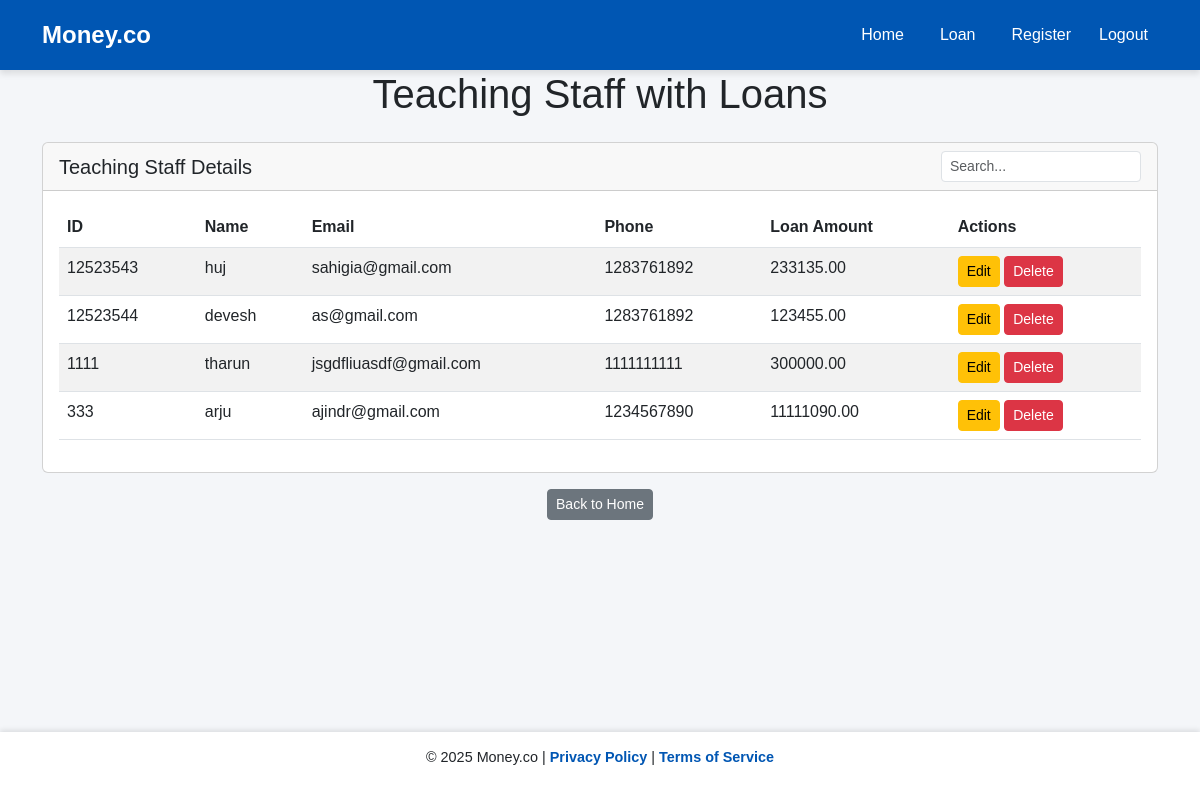
Page /teaching_staff/ on the earlier database version.
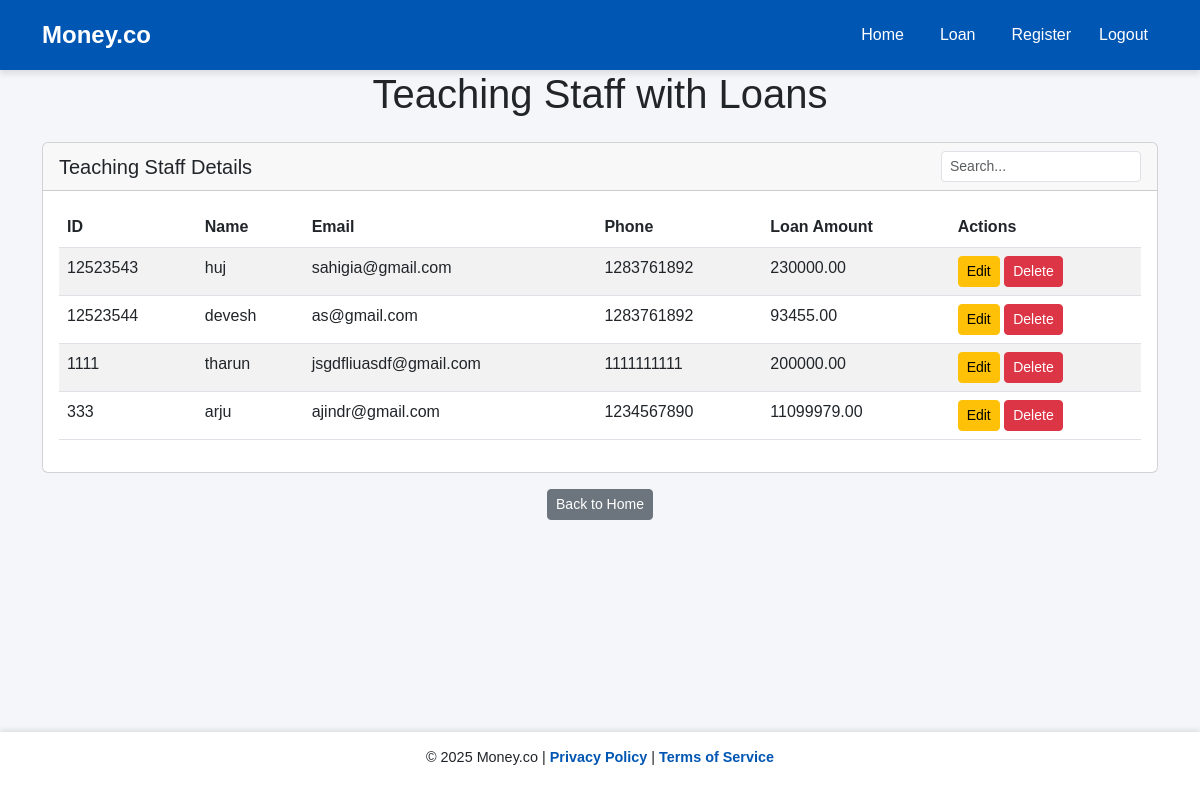
Same page on the later database version.
### moneyapp/models.py (models this page shows, shortened)
class Member(models.Model):
    ROLE_CHOICES = [
        ('Teaching', 'Teaching Staff'),
        ('Non-Teaching', 'Non-Teaching Staff'),
    ]
    name = models.CharField(max_length=100)
    member_id = models.CharField(max_length=50, unique=True)
    department = models.CharField(max_length=100, blank=True)
    designation = models.CharField(max_length=100, blank=True)
    mob = models.BigIntegerField()
    email = models.EmailField()
    dob = models.DateField()
    doj = models.DateField()
    doj_service = models.DateField()
    maximum_period = models.IntegerField()
    max_loan_amount = models.DecimalField(max_digits=10, decimal_places=2)
    city = models.CharField(max_length=100)
    pincode = models.CharField(max_length=10)
    role = models.CharField(max_length=20, choices=ROLE_CHOICES, default='Non-Teaching')
    has_loan = models.BooleanField(default=False)

### moneyapp/views.py (the view)
# urls.py: path('teaching_staff/', views.teaching_staff, name='teaching_staff'),
def teaching_staff(request):
    members = Member.objects.filter(role='Teaching', has_loan=True)
    return render(request, 'teaching_staff.html', {'members': members})

### moneyapp/templates/teaching_staff.html (shortened to what this page needs)
{% extends 'base.html' %}
{% block content %}
<div class="container">
    <h1 class="text-center mb-4">Teaching Staff with Loans</h1>
    <div class="card">
        <div class="card-header d-flex justify-content-between align-items-center">
            <h5 class="mb-0 me-3">Teaching Staff Details</h5>
            <input type="text" id="tableSearch" class="form-control form-control-sm"
                   placeholder="Search..." style="width: 200px;">
        </div>
        <div class="card-body">
            {% if members %}
                <table class="table table-striped">
                    <thead>
                        <tr>
                            <th>ID</th>
                            <th>Name</th>
                            <th>Email</th>
                            <th>Phone</th>
                            <th>Loan Amount</th>
                            <th>Actions</th>
                        </tr>
                    </thead>
                    <tbody>
                        {% for member in members %}
                        <tr data-href="{% url 'detail_members' member.id %}" style="cursor: pointer;">
                            <td>{{ member.member_id }}</td>
                            <td>{{ member.name }}</td>
                            <td>{{ member.email }}</td>
                            <td>{{ member.mob }}</td>
                            <td>{{ member.max_loan_amount }}</td>
                            <td>
                                <a href="{% url 'edit_member' member.id %}" class="btn btn-warning btn-sm">Edit</a>
                                <a href="{% url 'delete_member' member.id %}" class="btn btn-danger btn-sm"
                                   onclick="return confirm('Are you sure you want to delete this member?');">
                                    Delete
                                </a>
                            </td>
                        </tr>
                        {% endfor %}
                    </tbody>
                </table>
            {% else %}
                <p class="text-center">No teaching staff with loans found.</p>
            {% endif %}
        </div>
    </div>
</div>
<div class="text-center mt-3">
    <a href="{% url 'home' %}" class="btn btn-sm btn-secondary">Back to Home</a>
</div>
{% endblock %}

Differences in the rows shown:
changed Member "huj": max_loan_amount "233135.00" → "230000.00"
changed Member "devesh": max_loan_amount "123455.00" → "93455.00"
changed Member "tharun": max_loan_amount "300000.00" → "200000.00"
changed Member "arju": max_loan_amount "11111090.00" → "11099979.00"
